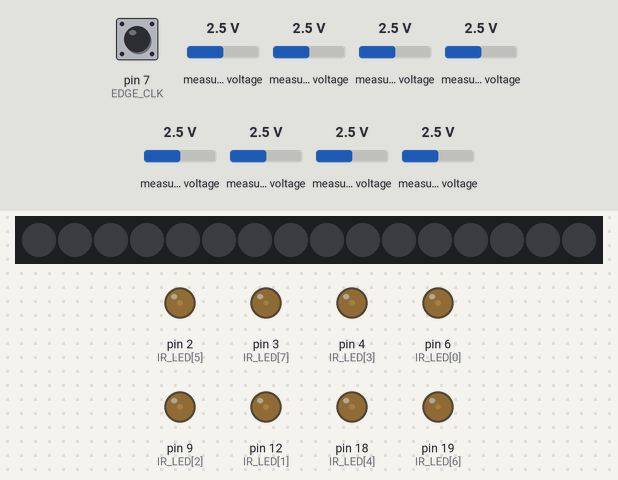
A sketch run on a simulated Arduino Uno, built with avr-gcc and run on an emulated ATmega328P. On the bench: 16 RGB LEDs in strip order, left to right, output pins drawn as LEDs (lit = HIGH). Inputs (shaded band) come from the test bench; at power-on: measured voltage 2.5 V, pin 7 (EDGE_CLK) HIGH. Dim RGB values are drawn brighter than linear.

Above: at 1.4 s.
1.5 s: measured voltage (sensor 200) set to 3.8 V
At 1.96 s:
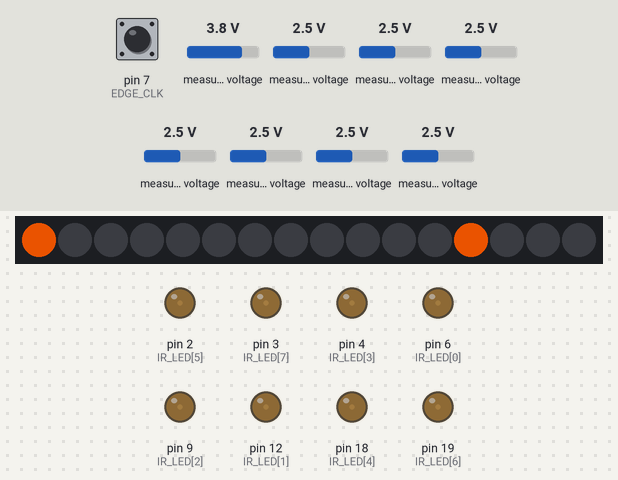
3.9 s: measured voltage (sensor 201) set to 3.8 V
At 4.08 s:
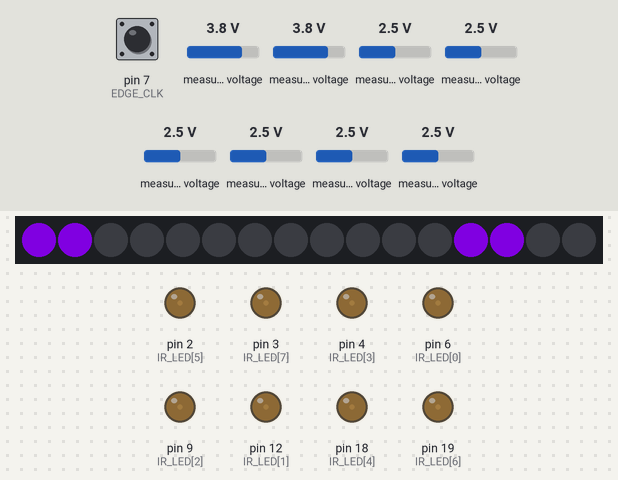
6.6 s: measured voltage (sensor 205) set to 3.8 V
At 6.8 s:
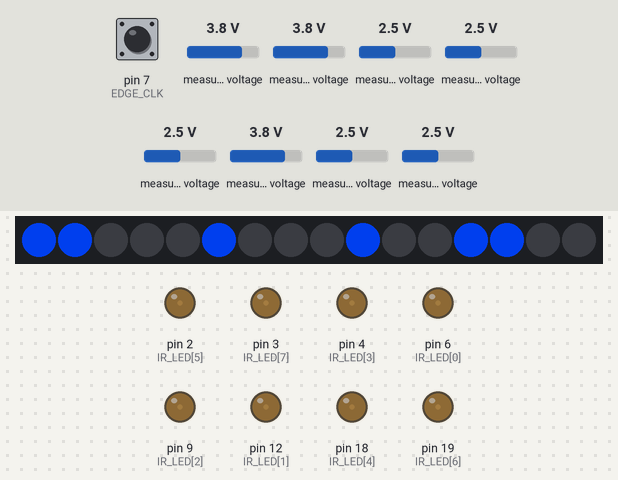
9.6 s: measured voltage (sensor 200) set to 0.1 V
At 9.81 s:
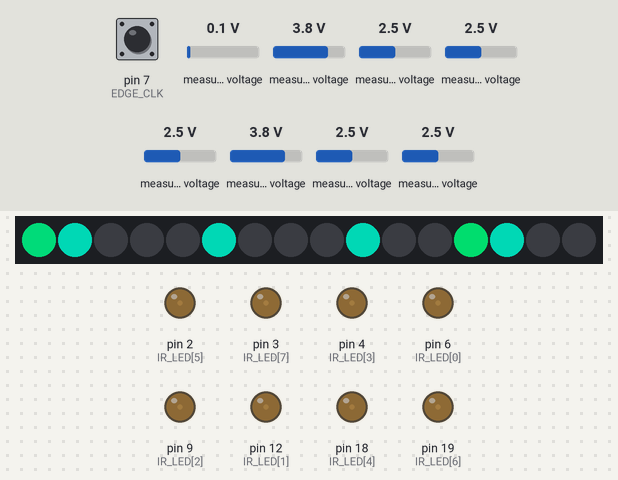
12.0 s: measured voltage (sensor 201) set to 0.1 V
At 12.23 s:
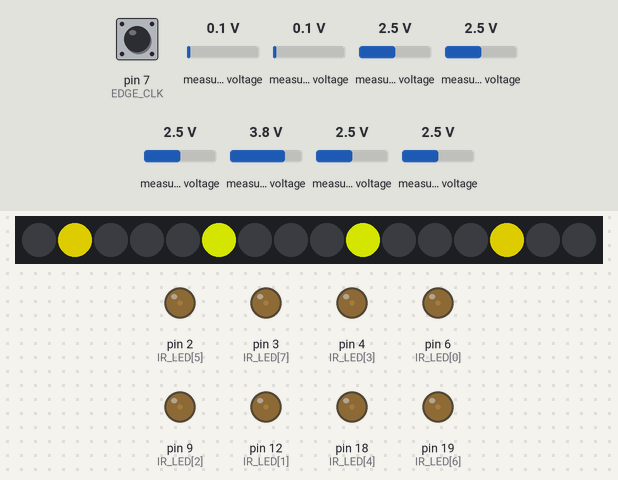
14.4 s: measured voltage (sensor 202) set to 3.8 V
At 15.56 s:
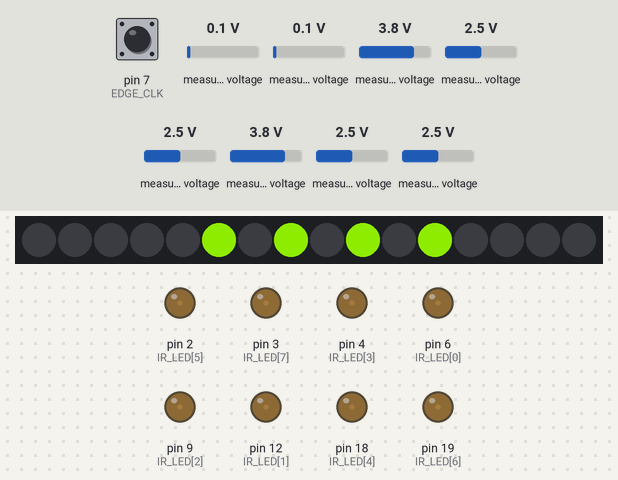
Timing chart, 0 to 17.4 s (numbered marks = the images above; inputs shaded):
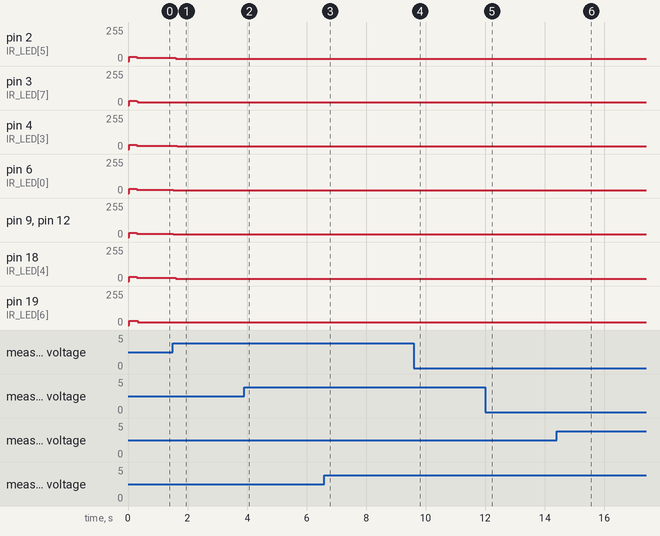

Measured:
- after the input at 1.5 s, pin 2 (IR_LED[5]): 26/255 → 18/255 after 0.11 s; pin 4 (IR_LED[3]): 25/255 → 19/255 after 0.15 s; pin 6 (IR_LED[0]), pin 9 (IR_LED[2]), pin 12 (IR_LED[1]): 25/255 → 19/255 at once; pin 18 (IR_LED[4]): 25/255 → 18/255 after 0.11 s; the LEDs: first change at once (image 1 shows a later state)
- after the input at 9.6 s, the LEDs: change after 0.06 s (image 4)

The sketch:

matrix.ino
```cpp
#include <FastLED.h>
#include <Adafruit_MCP3008.h>
#include <SoftwareSerial.h>
#include <MegunoLink.h>
#include <Filter.h>

// Pin definitions (fixed)
const int LED_DATA_PIN = 8;
const int IR_LED[8] = {6, 12, 9, 4, 18, 2, 19, 3};
const int ADC0_CS_PIN = 10;
const int ADC1_CS_PIN = 11;
const int EDGE_CLK = 7;
const int EDGE_DATA [2] = {19, 18}; // left, right

const int NUM_LEDS = 16;
const int BRIGHTNESS = 255;
CRGB leds[NUM_LEDS];

Adafruit_MCP3008 adc0;
Adafruit_MCP3008 adc1;

const int FILTER_WEIGHT = 60; // 0 -> full smoothing, 100 -> no smoothing
ExponentialFilter<long> * IRVals[16];
int IRThresholds[16];

const float NOISE_THRESHOLD = 1.40;

enum Mode {
  toggle = 0,
  distanceColor = 1,
  distanceBrightness = 2,
  distanceColorBrightness = 3,
  heatMap = 4,
  snake = 5,
  paint = 6,
  paintNeg = 7,
  paintBright = 8
};

Mode currentMode = toggle;

void setup() {
	Serial.begin(115200);

  for (int i = 0; i < 8; i++) {
    pinMode(IR_LED[i], OUTPUT);
  }

  // For data propogation
  pinMode(EDGE_CLK, INPUT);

	FastLED.addLeds<WS2812B,LED_DATA_PIN,GRB>(leds, NUM_LEDS);
	FastLED.setBrightness(BRIGHTNESS);

  adc0.begin(ADC0_CS_PIN);
  adc1.begin(ADC1_CS_PIN);

  for (int i = 0; i < 16; i++) {
    IRVals[i] = new ExponentialFilter<long>(FILTER_WEIGHT, 0);
  }

  calibrateIRThreshold();
}

unsigned long hueTimer = 0;
unsigned long brightTimer = 0;
unsigned long snakeTimer = 0;
void loop() {
  static uint8_t hue = 0;

  readEdgeData();

	for(int i = 0; i < NUM_LEDS; i++) {
    // Account for LED sequence
    int index = i;
    if (i % 8 >= 4) {
      index = i > 11 ? 15 - i % 12 : 7 - i % 4;
    }

    if (IRVals[i]->Current() > IRThresholds[i]) {
      if (millis() - hueTimer > 10) {
        hueTimer = millis();
        hue++;
      }

      int value = 255 * (IRVals[i]->Current() - IRThresholds[i]) / (1023 - IRThresholds[i]);

      switch (currentMode) {
        case toggle:
          leds[index] = CHSV(hue, 255, 255);
          break;
        case distanceColor:
          leds[index] = CHSV(value, 255, 255);
          break;
        case distanceBrightness:
          leds[index] = CHSV(hue, 255, value);
          break;
        case distanceColorBrightness:
          leds[index] = CHSV(value, 255, value);
          break;
        case heatMap:
          leds[index] = CHSV(90 - min((90 * value / 255) * 1.85, 90), 255, 255);
          break;
        case paint:
          leds[index] = CHSV(hue, 255, 255);
          break;
        case paintNeg:
          leds[index] = CHSV(hue, 255, 0);
          break;
        case paintBright:
          leds[index] = CHSV(hue, 255, 255-value);
          break;
      }
    }

    if (currentMode == snake){
      leds[(index + 1) % NUM_LEDS] = leds[index];
      delay(5);
    }
	}

  if (currentMode != paint && currentMode != paintBright && currentMode != paintNeg){
    fadeLEDs();
  } else if (currentMode == paintBright || currentMode == paintNeg){
    if (millis() - brightTimer > 100) {
        brightTimer = millis();
        brightenLEDs();
      }
  }

  FastLED.show();

  for (int i = 0; i < 4; i ++) {
    captureIR(i, 0);
    captureIR(i, 1);
  }
}

void fadeLEDs() {
  for(int i = 0; i < NUM_LEDS; i++) {
    leds[i].nscale8(254.9);
  }
}

void brightenLEDs(){
  for(int i = 0; i < NUM_LEDS; i++) {
    if (leds[i].red < 0.1 && leds[i].green < 0.1 & leds[i].blue < 0.1){
      leds[i].red = 1;
      leds[i].blue = 1;
      leds[i].green = 1;
    }
    else if (leds[i].red < 255 && leds[i].green < 255 && leds[i].blue < 255){
      leds[i].red += 1 + (255 - leds[i].red)/125;
      leds[i].blue += 1  + (255 - leds[i].red)/125;
      leds[i].green += 1  + (255 - leds[i].red)/125;
    }
  }
}

void calibrateIRThreshold(){
  setFilterWeight(10);

  for (int i = 0; i < 4; i++) {
    setIR(i, 0);
    setIR(i, 1);
  }

  for (int j = 0; j < 100; j++){
    for (int i = 0; i < 4; i ++) {
      captureIR(i, 0);
      captureIR(i, 1);
    }
  }

  // Serial.println("Calibration Results");
  for (int i = 0; i < NUM_LEDS; i++){
    IRThresholds[i] = IRVals[i]->Current() * NOISE_THRESHOLD;
    // Serial.println(i + " " + IRThresholds[i]);
  }

  setFilterWeight(FILTER_WEIGHT);
}

void setFilterWeight(int filterWeight) {
  for (int i = 0; i < 16; i++) {
    IRVals[i]->SetWeight(filterWeight);
  }
}

unsigned long dataTimer = 0;
boolean readingData = false;
const float pulseWidth = 50;

void readEdgeData() {
  int data = digitalRead(EDGE_CLK);

  if (data == 0 && !readingData) {
    dataTimer = millis();
    readingData = true;
  } else if (data == 1 && readingData) {
    unsigned long currentTime = millis();
    readingData = false;

    float result = (currentTime - dataTimer) / pulseWidth;
    if (result <= 1.5) {
      currentMode = paintBright;
    } else if (result <= 2.5) {
      currentMode = distanceColor;
    } else if (result <= 3.5) {
      currentMode = distanceBrightness;
    } else if (result <= 4.5) {
      currentMode = toggle;
    } else if (result <= 5.5) {
      currentMode = heatMap;
    } else if (result <= 7.5) {
      currentMode = paint;
    } else if (result <= 8.5){
      currentMode = paintNeg;
    }

    Serial.println(result);
    Serial.println(currentMode);
  }
}

void setIR(int index, int adc) {
  index *= 2;
  int offset = 2 * adc;

  IRVals[index * 2 + offset]->SetCurrent(readADC(index, adc));
  IRVals[index * 2 + 1 + offset]->SetCurrent(readADC(index + 1, adc));
}

void captureIR(int index, int adc) {
  index *= 2;
  int offset = 2 * adc;

  digitalWrite(IR_LED[index + adc], HIGH);
  IRVals[index * 2 + offset]->Filter(readADC(index, adc));
  IRVals[index * 2 + 1 + offset]->Filter(readADC(index + 1, adc));
  digitalWrite(IR_LED[index + adc], LOW);
}

int readADC(int index, int adc) {
  return adc == 1 ? adc1.readADC(7 - index) : adc0.readADC(index);
}
```
